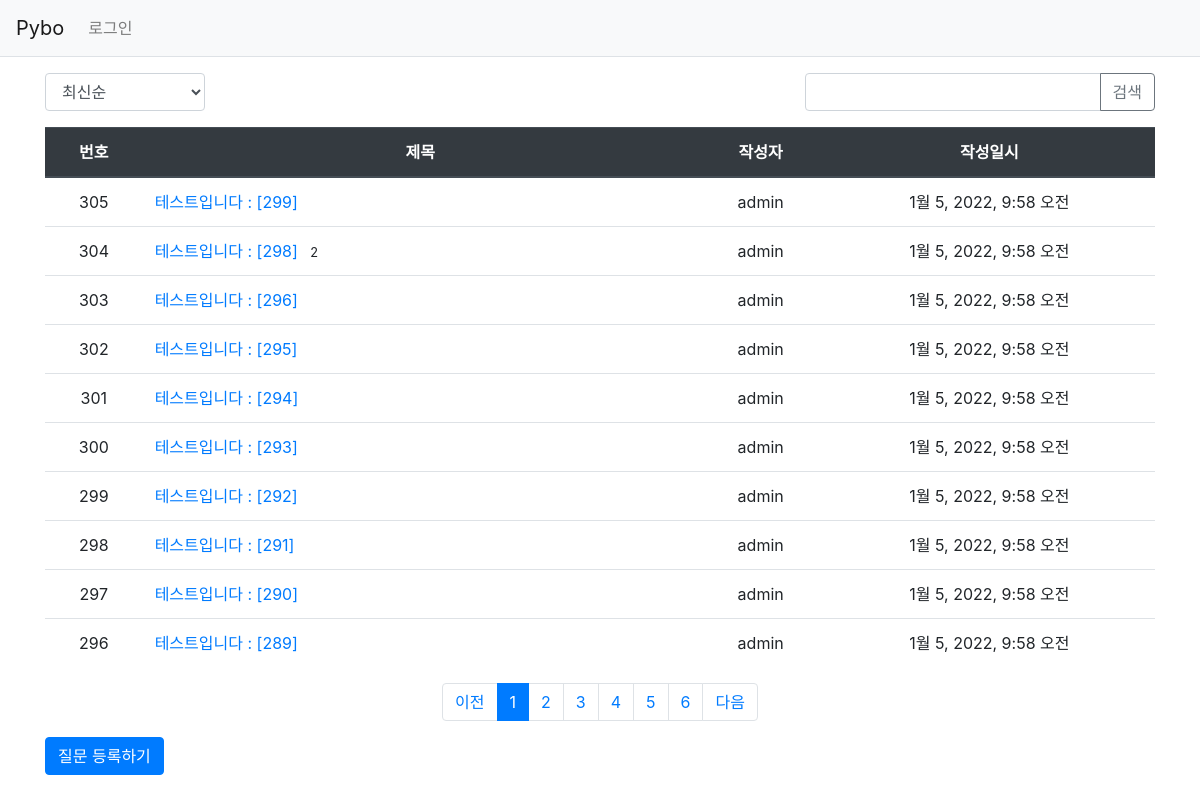
Screenshot of /pybo/ with the database file from the repository.
### pybo/models.py (models this page shows, shortened)
class Question(models.Model) : #질문 클래스
    subject = models.CharField(max_length=200) #제목 입력시 최대 몇자까지 입력
    content = models.TextField() #글자 여러줄 입력,글자수 제한x
    create_date = models.DateTimeField() # 현재날짜
    modify_date = models.DateTimeField(null=True, blank=True) # null=True : db에서 컬럼에 null을 허용함, blank=True : 값이 없어도 상관없음(공백도 허용함)
    author = models.ForeignKey(User, on_delete=models.CASCADE)

### pybo/views/base_views.py (the view, shortened to what this page needs)
# urls.py: path('', base_views.index, name= 'index'),
def index(request):
    page = request.GET.get('page', '1') # get방식으로 값을 얻어옴
    kw = request.GET.get('kw', '') # 해당 키워드에 대한 검색어를 넘겨줌 , 디폴트가 빈값
    so = request.GET.get('so', 'recent')
    if so == 'recommend':
        question_list = Question.objects.annotate(num_voter=Count('voter')).order_by('-num_voter', '-create_date')
    elif so == 'popular':
        question_list = Question.objects.annotate(num_answer=Count('answer')).order_by('-num_answer', '-create_date')
    else:
        question_list = Question.objects.order_by('-create_date')  # order_by : 정렬해줌 , -붙이면 내림차순으로 정렬
    paginator = Paginator(question_list, 10) # 페이지네이터 객체생성 , 10개씩 자름
    page_obj = paginator.get_page(page)
    context = {'question_list' : page_obj, 'page':page, 'kw':kw, 'so':so}  # {key, value}형태(딕셔너리) , 현재 페이지의 객체가 넘어옴
    return render(request, 'pybo/question_list.html', context)  # '' : 템플릿(붕어빵 기계)을 만듬

### pybo/templatetags/pybo_filter.py (called while the page is built)
@register.filter # 레지스터 필터로 사용할것이라 선언(어노테이션)
def sub(value, arg) : # 템플릿 필터로 사용됨
    return value - arg

### templates/pybo/question_list.html (shortened to what this page needs)
{% extends 'base.html' %}
{% load pybo_filter %}
{% block content %}
<div class="container my-3">
    <div class="row justify-content-between my-3">
        <div class="col-2">
            <select class="form-control so">
                <option value="recent" {% if so == 'recent' %} selected {% endif %}>최신순</option>
            </select>
        </div>
        <div class="col-4 input-group">
            <input type="text" class="form-control kw" value="{{ kw|default_if_none:'' }}">
            <div class="input-group-append">
                <button class="btn btn-outline-secondary" type="button" id="btn_search">검색</button>
            </div>
        </div>
    </div>
    <table class="table">
        <thead>
        <tr class="thead-dark text-center">
            <th>번호</th>
            <th style="width:50%">제목</th>
            <th>작성자</th>
            <th>작성일시</th>
        </tr>
        </thead>
        <tbody>
        {% if question_list %}
        {% for question in question_list %}
        <tr class="text-center">
            <td>
                {{ question_list.paginator.count|sub:question_list.start_index|sub:forloop.counter0|add:1 }}
            </td>
            <td class = "text-left">
                <a href=" {% url 'pybo:detail' question.id %} ">{{question.subject}}</a>
                {% if question.answer_set.count > 0 %}
                <span class="text_danger small ml-2">{{question.answer_set.count}}</span>
                {% endif %}
            </td>
            <td>
                {{question.author.username}}
            </td>
            <td>
                {{question.create_date}}
            </td>
        </tr>
        {% endfor %}
        {% else %}
        <tr>
            <td colspan="3">
                항목이 없습니다.
            </td>
        </tr>
        {% endif %}
        </tbody>
    </table>
    <ul class="pagination justify-content-center">
    {% if question_list.has_previous %}
        <li class="page-item">
            <a class="page-link" data-page="{{ question_list.previous_page_number }}"
               href="#">이전</a>
        </li>
    {% else %}
        <li class="page-item">
            <a class="page-link" tabindex="-1" aria-disabled="true" href="#">이전</a>
        </li>
    {% endif %}
    {% for page_number in question_list.paginator.page_range %}
        {% if page_number >= question_list.number|add:-5 and page_number <= question_list.number|add:5 %}
            {% if page_number == question_list.number %}
            <li class="page-item active" aria-current="page">
                <a class="page-link" data-page="{{ page_number }}"
                   href="#">{{ page_number }}</a>
            </li>
            {% else %}
            <li class="page-item">
                <a class="page-link" data-page="{{ page_number }}"
                   href="#">{{ page_number }}</a>
            </li>
            {% endif %}
        {% endif %}
    {% endfor %}
    {% if question_list.has_next %}
        <li class="page-item">
            <a class="page-link" data-page="{{ question_list.next_page_number }}"
               href="#">다음</a>
        </li>
    {% else %}
        <li class="page-item">
            <a class="page-link" tabindex="-1" aria-disabled="true" href="#">다음</a>
        </li>
    {% endif %}
    </ul>
    <a href="{% url 'pybo:question_create' %}" class="btn btn-primary">질문 등록하기</a>
</div>
{% endblock %}

### templates/base.html (shortened to what this page needs)
{% load static %}
<!DOCTYPE html>
<html lang="ko">
<head>
    <link rel="stylesheet" type="text/css" href="{% static 'bootstrap.min.css' %}">
    <link rel="stylesheet" type="text/css" href="{% static 'style.css' %}">
</head>
<body>
{% include "navbar.html" %}
{% block content %}
{% endblock %}
</body>
</html>

### templates/navbar.html (shortened to what this page needs)
<nav class="navbar navbar-expand-lg navbar-light bg-light border-bottom">
    <a class="navbar-brand" href="{% url 'pybo:index' %}">Pybo</a>
    <div class="collapse navbar-collapse flex-grow-0" id="navbarNav">
        <ul class="navbar-nav">
            <li class="nav-item">
                {% if user.is_authenticated %}
                <a class="nav-link" href="{% url 'common:logout' %}">{{ user.username }}님 환영합니다.(로그아웃)</a>
                {% else %}
                <a class="nav-link" href="{% url 'common:login' %}">로그인</a>
                {% endif %}
            </li>
        </ul>
    </div>
</nav>

### rows the page displays
Question: paginator.count|sub "305", subject "테스트입니다 : [299]", author.username "admin", create_date "1월 5, 2022, 9:58 오전"
Question: paginator.count|sub "304", subject "테스트입니다 : [298]", answer_set.count "2", author.username "admin", create_date "1월 5, 2022, 9:58 오전"
Question: paginator.count|sub "303", subject "테스트입니다 : [296]", author.username "admin", create_date "1월 5, 2022, 9:58 오전"
Question: paginator.count|sub "302", subject "테스트입니다 : [295]", author.username "admin", create_date "1월 5, 2022, 9:58 오전"
Question: paginator.count|sub "301", subject "테스트입니다 : [294]", author.username "admin", create_date "1월 5, 2022, 9:58 오전"
Question: paginator.count|sub "300", subject "테스트입니다 : [293]", author.username "admin", create_date "1월 5, 2022, 9:58 오전"
Question: paginator.count|sub "299", subject "테스트입니다 : [292]", author.username "admin", create_date "1월 5, 2022, 9:58 오전"
Question: paginator.count|sub "298", subject "테스트입니다 : [291]", author.username "admin", create_date "1월 5, 2022, 9:58 오전"
Question: paginator.count|sub "297", subject "테스트입니다 : [290]", author.username "admin", create_date "1월 5, 2022, 9:58 오전"
Question: paginator.count|sub "296", subject "테스트입니다 : [289]", author.username "admin", create_date "1월 5, 2022, 9:58 오전"

### other values shown
{{ page_number }} "1"
{{ page_number }} "2" "3" "4" "5" "6"
